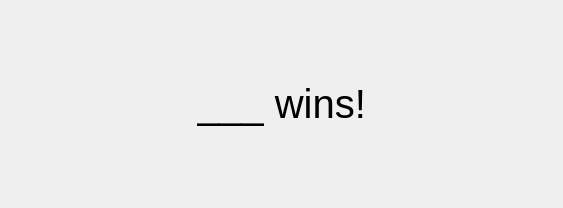
<?xml version="1.0" encoding="UTF-8"?>
<ui version="4.0">
 <class>EndScreenWidget</class>
 <widget class="QWidget" name="EndScreenWidget">
  <property name="geometry">
   <rect>
    <x>0</x>
    <y>0</y>
    <width>563</width>
    <height>208</height>
   </rect>
  </property>
  <property name="windowTitle">
   <string>Form</string>
  </property>
  <layout class="QHBoxLayout" name="horizontalLayout">
   <item alignment="Qt::AlignHCenter|Qt::AlignVCenter">
    <widget class="QLabel" name="label">
     <property name="font">
      <font>
       <pointsize>30</pointsize>
      </font>
     </property>
     <property name="text">
      <string>___ wins!</string>
     </property>
    </widget>
   </item>
  </layout>
 </widget>
 <resources/>
 <connections/>
</ui>
